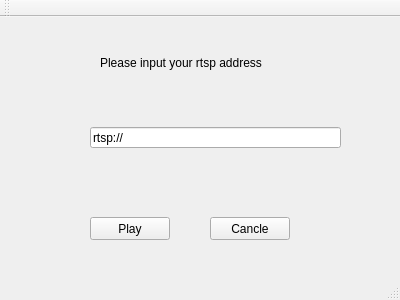
<?xml version="1.0" encoding="UTF-8"?>
<ui version="4.0">
 <class>MainWindow</class>
 <widget class="QMainWindow" name="MainWindow">
  <property name="geometry">
   <rect>
    <x>0</x>
    <y>0</y>
    <width>400</width>
    <height>300</height>
   </rect>
  </property>
  <property name="windowTitle">
   <string>MainWindow</string>
  </property>
  <widget class="QWidget" name="centralWidget">
   <widget class="QLineEdit" name="rtspInfo">
    <property name="geometry">
     <rect>
      <x>90</x>
      <y>110</y>
      <width>251</width>
      <height>21</height>
     </rect>
    </property>
    <property name="text">
     <string>rtsp://</string>
    </property>
   </widget>
   <widget class="QPushButton" name="btn_ok">
    <property name="geometry">
     <rect>
      <x>90</x>
      <y>200</y>
      <width>80</width>
      <height>23</height>
     </rect>
    </property>
    <property name="text">
     <string>Play</string>
    </property>
   </widget>
   <widget class="QPushButton" name="btn_cancle">
    <property name="geometry">
     <rect>
      <x>210</x>
      <y>200</y>
      <width>80</width>
      <height>23</height>
     </rect>
    </property>
    <property name="text">
     <string>Cancle</string>
    </property>
   </widget>
   <widget class="QLabel" name="label">
    <property name="geometry">
     <rect>
      <x>100</x>
      <y>30</y>
      <width>191</width>
      <height>31</height>
     </rect>
    </property>
    <property name="text">
     <string>Please input your rtsp address</string>
    </property>
   </widget>
  </widget>
  <widget class="QMenuBar" name="menuBar">
   <property name="geometry">
    <rect>
     <x>0</x>
     <y>0</y>
     <width>400</width>
     <height>20</height>
    </rect>
   </property>
  </widget>
  <widget class="QToolBar" name="mainToolBar">
   <attribute name="toolBarArea">
    <enum>TopToolBarArea</enum>
   </attribute>
   <attribute name="toolBarBreak">
    <bool>false</bool>
   </attribute>
  </widget>
  <widget class="QStatusBar" name="statusBar"/>
 </widget>
 <layoutdefault spacing="6" margin="11"/>
 <resources/>
 <connections/>
</ui>
